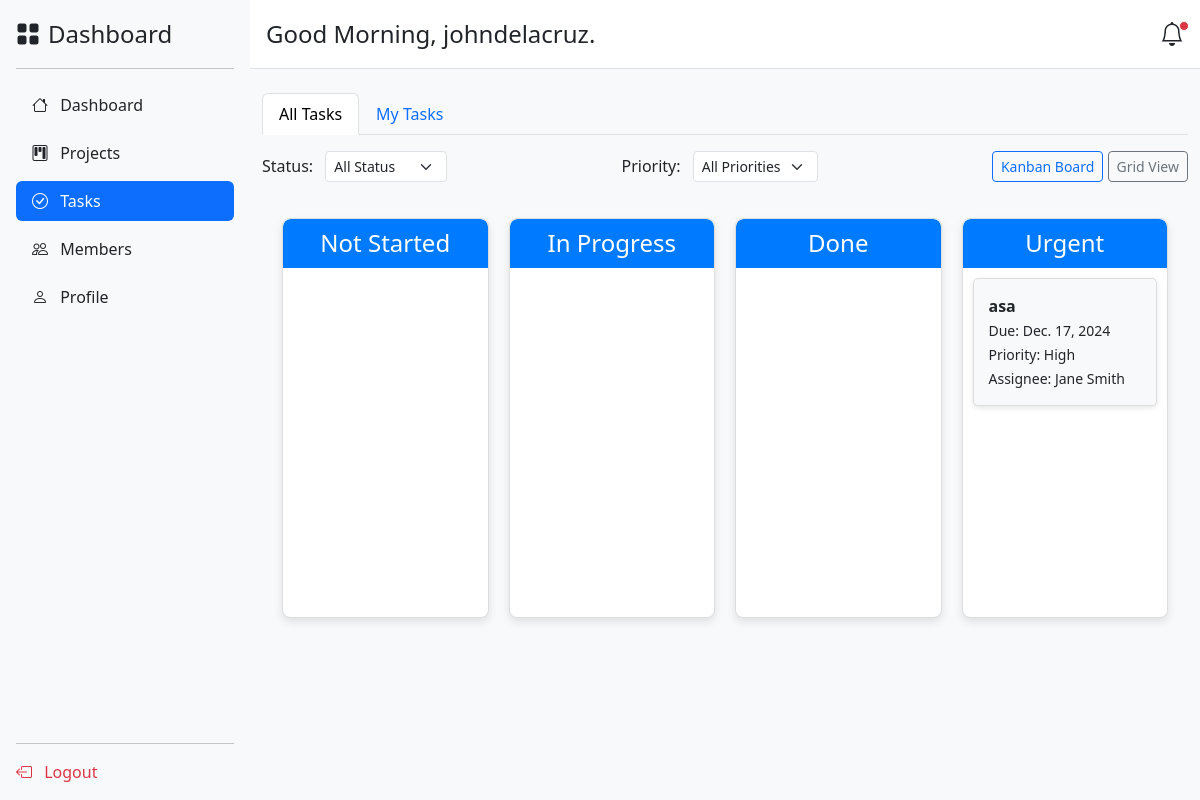
/tasks/ (signed in), run on an earlier commit of the app's database.
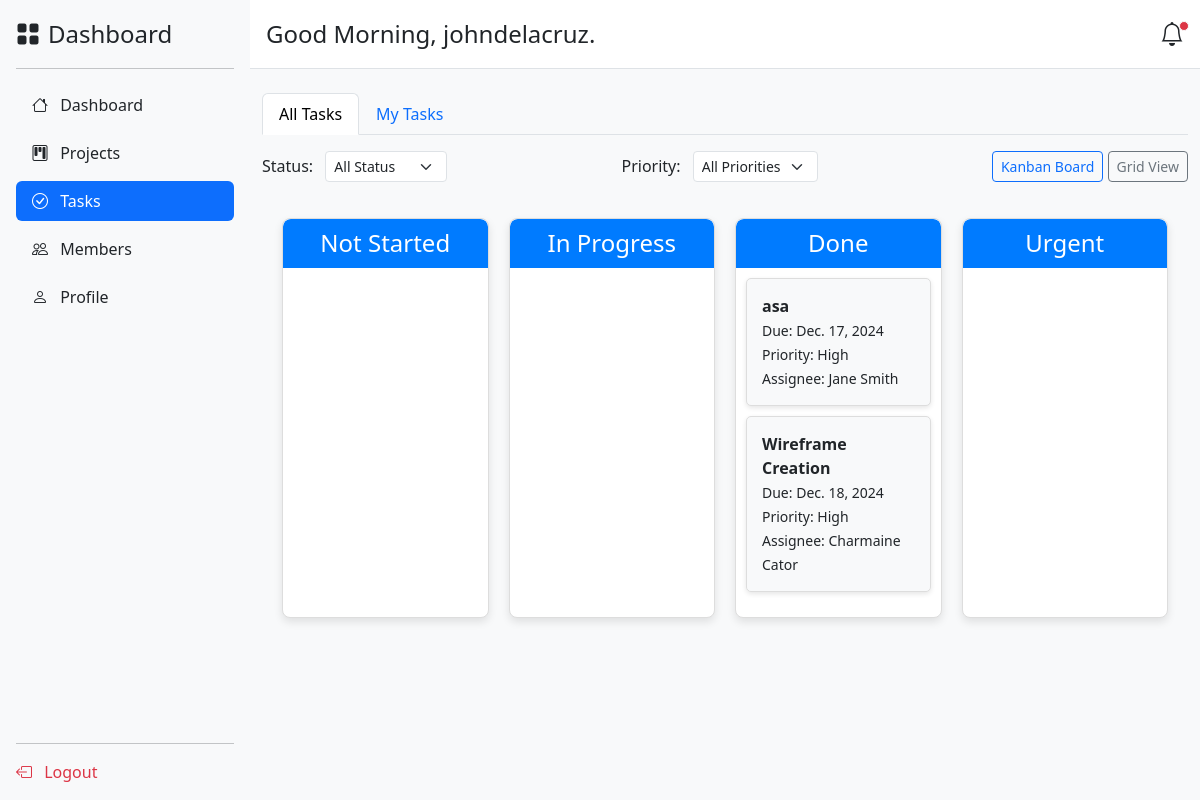
And on a later commit of the database.
### app/models.py (models this page shows, shortened)
class Task(models.Model):
    STATUS_CHOICES = [
        ('not-started', 'Not Started'),
        ('in-progress', 'In Progress'),
        ('done', 'Done'),
        ('urgent', 'Urgent'),
    ]
    PRIORITY_CHOICES = [
        ('low', 'Low'),
        ('medium', 'Medium'),
        ('high', 'High'),
    ]
    title = models.CharField(max_length=255)  # Task title
    description = models.TextField()  # Task description
    due_date = models.DateField()  # Task deadline
    status = models.CharField(max_length=20, choices=STATUS_CHOICES, default='not-started')  # Task status
    priority = models.CharField(max_length=10, choices=PRIORITY_CHOICES, default='medium')  # Task priority
    project = models.ForeignKey(Project, on_delete=models.CASCADE, related_name="tasks")  # Associated project
    assignee = models.ForeignKey(User, on_delete=models.SET_NULL, null=True, blank=True, related_name="tasks")  # Assigned user
    created_by = models.ForeignKey(User, on_delete=models.SET_NULL, null=True, blank=True, related_name="created_tasks")  # Creator user ID
    date_created = models.DateTimeField(auto_now_add=True)  # Date the task was created
    date_updated = models.DateTimeField(auto_now=True)  # Date the task was last updated

### app/views.py (the view)
# urls.py: path('tasks/', views.tasks_view, name='tasks'),  # Add the tasks page
@login_required
def tasks_view(request):
    user_id = request.user.id  # Current logged-in user ID
    my_tasks = Task.objects.filter(assignee_id=user_id)
    all_tasks = Task.objects.exclude(assignee_id=user_id)
    context = {
        'all_tasks': all_tasks,
        'my_tasks': my_tasks,
    }
    return render(request, 'app/tasks.html', context)

### app/context_processors.py (called while the page is built)
def add_current_time(request):
    gmt8 = pytz.timezone('Asia/Manila')  # Set the timezone to GMT+8
    current_time = timezone.now().astimezone(gmt8)  # Convert current time to GMT+8
    return {'current_time': current_time}

### app/templates/app/tasks.html (shortened to what the changed rows need)
<!DOCTYPE html>
<html lang="en">
<head>
    <link href="https://cdn.jsdelivr.net/npm/bootstrap@5.3.3/dist/css/bootstrap.min.css" rel="stylesheet">
    <link href="https://cdn.jsdelivr.net/npm/bootstrap-icons@1.10.5/font/bootstrap-icons.css" rel="stylesheet">
</head>
<body>
    <div class="d-flex">
        <div class="flex-grow-1">
            <div class="container mt-4">
                <div class="tab-content">
                    <div class="tab-pane fade show active" id="all-tasks">
                        <div id="kanbanBoard" class="kanban-board">
                            <div class="kanban-column" id="done" ondrop="drop(event)" ondragover="allowDrop(event)">
                                {% for task in all_tasks %}
                                    {% if task.status == 'done' %}
                                    <div class="task-card" id="task{{ task.id }}" draggable="true" ondragstart="drag(event)">
                                        <strong>{{ task.title }}</strong> <br>
                                        <small>Due: {{ task.due_date }}</small><br>
                                        <small>Priority: {{ task.priority|title }}</small><br>
                                        <small>Assignee: {{ task.assignee.get_full_name|default:'Unassigned' }}</small>
                                    </div>
                                    {% endif %}
                                {% endfor %}
                            </div>
                            <div class="kanban-column" id="urgent" ondrop="drop(event)" ondragover="allowDrop(event)">
                                {% for task in all_tasks %}
                                    {% if task.status == 'urgent' %}
                                    <div class="task-card" id="task{{ task.id }}" draggable="true" ondragstart="drag(event)">
                                        <strong>{{ task.title }}</strong> <br>
                                        <small>Due: {{ task.due_date }}</small><br>
                                        <small>Priority: {{ task.priority|title }}</small><br>
                                        <small>Assignee: {{ task.assignee.get_full_name|default:'Unassigned' }}</small>
                                    </div>
                                    {% endif %}
                                {% endfor %}
                            </div>
                        </div>
                    </div>
                </div>
            </div>
        </div>
    </div>
</body>
</html>

What changed in the data, as far as the page shows it:
changed Task "asa": moves from the list under "Urgent" to the list under "Done"
added Task: title "Wireframe Creation", due_date "Dec. 18, 2024", priority "High", assignee.get_full_name "Charmaine Cator", shown under "Done"
